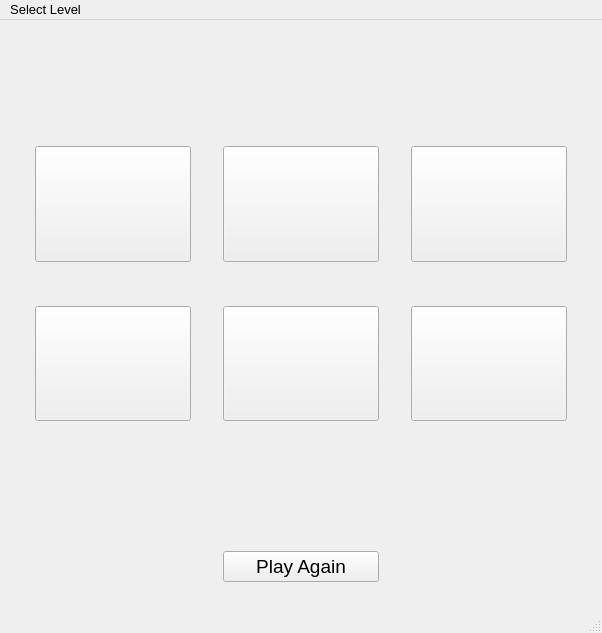
<?xml version="1.0" encoding="UTF-8"?>
<ui version="4.0">
 <class>BeginnerWindow</class>
 <widget class="QMainWindow" name="BeginnerWindow">
  <property name="geometry">
   <rect>
    <x>0</x>
    <y>0</y>
    <width>602</width>
    <height>633</height>
   </rect>
  </property>
  <property name="sizePolicy">
   <sizepolicy hsizetype="Preferred" vsizetype="Preferred">
    <horstretch>0</horstretch>
    <verstretch>0</verstretch>
   </sizepolicy>
  </property>
  <property name="font">
   <font>
    <pointsize>10</pointsize>
    <weight>50</weight>
    <bold>false</bold>
   </font>
  </property>
  <property name="acceptDrops">
   <bool>true</bool>
  </property>
  <property name="windowTitle">
   <string>Target Sum - Sum Up Faster !!</string>
  </property>
  <property name="windowIcon">
   <iconset resource="res.qrc">
    <normaloff>:/img/img/add1.png</normaloff>:/img/img/add1.png</iconset>
  </property>
  <widget class="QWidget" name="centralwidget">
   <layout class="QGridLayout" name="gridLayout">
    <item row="3" column="5">
     <widget class="QPushButton" name="btn2">
      <property name="sizePolicy">
       <sizepolicy hsizetype="Minimum" vsizetype="Preferred">
        <horstretch>0</horstretch>
        <verstretch>0</verstretch>
       </sizepolicy>
      </property>
      <property name="font">
       <font>
        <pointsize>16</pointsize>
        <weight>50</weight>
        <bold>false</bold>
       </font>
      </property>
      <property name="text">
       <string/>
      </property>
     </widget>
    </item>
    <item row="1" column="1" colspan="5">
     <layout class="QVBoxLayout" name="verticalLayout">
      <item>
       <spacer name="horizontalSpacer">
        <property name="orientation">
         <enum>Qt::Horizontal</enum>
        </property>
        <property name="sizeHint" stdset="0">
         <size>
          <width>40</width>
          <height>20</height>
         </size>
        </property>
       </spacer>
      </item>
      <item>
       <widget class="QLabel" name="Targetlbl">
        <property name="font">
         <font>
          <pointsize>24</pointsize>
          <weight>75</weight>
          <bold>true</bold>
         </font>
        </property>
        <property name="text">
         <string/>
        </property>
        <property name="alignment">
         <set>Qt::AlignCenter</set>
        </property>
       </widget>
      </item>
      <item>
       <spacer name="horizontalSpacer_2">
        <property name="orientation">
         <enum>Qt::Horizontal</enum>
        </property>
        <property name="sizeHint" stdset="0">
         <size>
          <width>40</width>
          <height>20</height>
         </size>
        </property>
       </spacer>
      </item>
     </layout>
    </item>
    <item row="3" column="3">
     <widget class="QPushButton" name="btn1">
      <property name="sizePolicy">
       <sizepolicy hsizetype="Minimum" vsizetype="Preferred">
        <horstretch>0</horstretch>
        <verstretch>0</verstretch>
       </sizepolicy>
      </property>
      <property name="font">
       <font>
        <pointsize>16</pointsize>
        <weight>50</weight>
        <bold>false</bold>
       </font>
      </property>
      <property name="text">
       <string/>
      </property>
     </widget>
    </item>
    <item row="7" column="3">
     <widget class="QPushButton" name="btn4">
      <property name="sizePolicy">
       <sizepolicy hsizetype="Minimum" vsizetype="Preferred">
        <horstretch>0</horstretch>
        <verstretch>0</verstretch>
       </sizepolicy>
      </property>
      <property name="font">
       <font>
        <pointsize>16</pointsize>
        <weight>50</weight>
        <bold>false</bold>
       </font>
      </property>
      <property name="text">
       <string/>
      </property>
     </widget>
    </item>
    <item row="8" column="5">
     <spacer name="horizontalSpacer_11">
      <property name="orientation">
       <enum>Qt::Horizontal</enum>
      </property>
      <property name="sizeHint" stdset="0">
       <size>
        <width>40</width>
        <height>20</height>
       </size>
      </property>
     </spacer>
    </item>
    <item row="7" column="2">
     <spacer name="verticalSpacer_5">
      <property name="orientation">
       <enum>Qt::Vertical</enum>
      </property>
      <property name="sizeHint" stdset="0">
       <size>
        <width>20</width>
        <height>40</height>
       </size>
      </property>
     </spacer>
    </item>
    <item row="7" column="1">
     <widget class="QPushButton" name="btn3">
      <property name="sizePolicy">
       <sizepolicy hsizetype="Minimum" vsizetype="Preferred">
        <horstretch>0</horstretch>
        <verstretch>0</verstretch>
       </sizepolicy>
      </property>
      <property name="font">
       <font>
        <pointsize>16</pointsize>
        <weight>50</weight>
        <bold>false</bold>
       </font>
      </property>
      <property name="text">
       <string/>
      </property>
     </widget>
    </item>
    <item row="7" column="4">
     <spacer name="verticalSpacer_2">
      <property name="orientation">
       <enum>Qt::Vertical</enum>
      </property>
      <property name="sizeHint" stdset="0">
       <size>
        <width>20</width>
        <height>40</height>
       </size>
      </property>
     </spacer>
    </item>
    <item row="8" column="1">
     <spacer name="horizontalSpacer_10">
      <property name="orientation">
       <enum>Qt::Horizontal</enum>
      </property>
      <property name="sizeHint" stdset="0">
       <size>
        <width>40</width>
        <height>20</height>
       </size>
      </property>
     </spacer>
    </item>
    <item row="0" column="3">
     <widget class="QLabel" name="Levellbl">
      <property name="font">
       <font>
        <pointsize>14</pointsize>
        <weight>50</weight>
        <bold>false</bold>
       </font>
      </property>
      <property name="text">
       <string/>
      </property>
      <property name="alignment">
       <set>Qt::AlignCenter</set>
      </property>
     </widget>
    </item>
    <item row="1" column="0" rowspan="11">
     <spacer name="verticalSpacer_4">
      <property name="orientation">
       <enum>Qt::Vertical</enum>
      </property>
      <property name="sizeHint" stdset="0">
       <size>
        <width>20</width>
        <height>40</height>
       </size>
      </property>
     </spacer>
    </item>
    <item row="6" column="5">
     <spacer name="horizontalSpacer_8">
      <property name="orientation">
       <enum>Qt::Horizontal</enum>
      </property>
      <property name="sizeHint" stdset="0">
       <size>
        <width>40</width>
        <height>20</height>
       </size>
      </property>
     </spacer>
    </item>
    <item row="6" column="3">
     <spacer name="horizontalSpacer_7">
      <property name="orientation">
       <enum>Qt::Horizontal</enum>
      </property>
      <property name="sizeHint" stdset="0">
       <size>
        <width>40</width>
        <height>20</height>
       </size>
      </property>
     </spacer>
    </item>
    <item row="8" column="3">
     <spacer name="horizontalSpacer_4">
      <property name="orientation">
       <enum>Qt::Horizontal</enum>
      </property>
      <property name="sizeHint" stdset="0">
       <size>
        <width>40</width>
        <height>20</height>
       </size>
      </property>
     </spacer>
    </item>
    <item row="3" column="1">
     <widget class="QPushButton" name="btn0">
      <property name="sizePolicy">
       <sizepolicy hsizetype="Minimum" vsizetype="Preferred">
        <horstretch>0</horstretch>
        <verstretch>0</verstretch>
       </sizepolicy>
      </property>
      <property name="font">
       <font>
        <pointsize>16</pointsize>
        <weight>50</weight>
        <bold>false</bold>
       </font>
      </property>
      <property name="text">
       <string/>
      </property>
     </widget>
    </item>
    <item row="3" column="2">
     <spacer name="verticalSpacer">
      <property name="orientation">
       <enum>Qt::Vertical</enum>
      </property>
      <property name="sizeHint" stdset="0">
       <size>
        <width>20</width>
        <height>40</height>
       </size>
      </property>
     </spacer>
    </item>
    <item row="3" column="4">
     <spacer name="verticalSpacer_6">
      <property name="orientation">
       <enum>Qt::Vertical</enum>
      </property>
      <property name="sizeHint" stdset="0">
       <size>
        <width>20</width>
        <height>40</height>
       </size>
      </property>
     </spacer>
    </item>
    <item row="9" column="1" colspan="5">
     <layout class="QVBoxLayout" name="verticalLayout_2">
      <item>
       <widget class="QLabel" name="Statuslbl">
        <property name="font">
         <font>
          <pointsize>14</pointsize>
          <weight>50</weight>
          <bold>false</bold>
         </font>
        </property>
        <property name="text">
         <string/>
        </property>
        <property name="alignment">
         <set>Qt::AlignCenter</set>
        </property>
       </widget>
      </item>
      <item>
       <spacer name="horizontalSpacer_5">
        <property name="orientation">
         <enum>Qt::Horizontal</enum>
        </property>
        <property name="sizeHint" stdset="0">
         <size>
          <width>40</width>
          <height>20</height>
         </size>
        </property>
       </spacer>
      </item>
      <item>
       <widget class="QLabel" name="Timerlbl">
        <property name="font">
         <font>
          <pointsize>12</pointsize>
          <weight>50</weight>
          <bold>false</bold>
         </font>
        </property>
        <property name="text">
         <string/>
        </property>
        <property name="alignment">
         <set>Qt::AlignCenter</set>
        </property>
       </widget>
      </item>
      <item>
       <spacer name="horizontalSpacer_9">
        <property name="orientation">
         <enum>Qt::Horizontal</enum>
        </property>
        <property name="sizeHint" stdset="0">
         <size>
          <width>40</width>
          <height>20</height>
         </size>
        </property>
       </spacer>
      </item>
     </layout>
    </item>
    <item row="11" column="3">
     <widget class="QPushButton" name="Againbtn">
      <property name="font">
       <font>
        <pointsize>14</pointsize>
        <weight>50</weight>
        <bold>false</bold>
       </font>
      </property>
      <property name="text">
       <string>Play Again</string>
      </property>
     </widget>
    </item>
    <item row="6" column="1">
     <spacer name="horizontalSpacer_6">
      <property name="orientation">
       <enum>Qt::Horizontal</enum>
      </property>
      <property name="sizeHint" stdset="0">
       <size>
        <width>40</width>
        <height>20</height>
       </size>
      </property>
     </spacer>
    </item>
    <item row="1" column="6" rowspan="11">
     <spacer name="verticalSpacer_3">
      <property name="orientation">
       <enum>Qt::Vertical</enum>
      </property>
      <property name="sizeHint" stdset="0">
       <size>
        <width>20</width>
        <height>40</height>
       </size>
      </property>
     </spacer>
    </item>
    <item row="7" column="5">
     <widget class="QPushButton" name="btn5">
      <property name="sizePolicy">
       <sizepolicy hsizetype="Minimum" vsizetype="Preferred">
        <horstretch>0</horstretch>
        <verstretch>0</verstretch>
       </sizepolicy>
      </property>
      <property name="font">
       <font>
        <pointsize>16</pointsize>
        <weight>50</weight>
        <bold>false</bold>
       </font>
      </property>
      <property name="text">
       <string/>
      </property>
     </widget>
    </item>
    <item row="12" column="0" colspan="7">
     <spacer name="horizontalSpacer_3">
      <property name="orientation">
       <enum>Qt::Horizontal</enum>
      </property>
      <property name="sizeHint" stdset="0">
       <size>
        <width>40</width>
        <height>20</height>
       </size>
      </property>
     </spacer>
    </item>
   </layout>
  </widget>
  <widget class="QMenuBar" name="menubar">
   <property name="geometry">
    <rect>
     <x>0</x>
     <y>0</y>
     <width>602</width>
     <height>28</height>
    </rect>
   </property>
   <widget class="QMenu" name="menuBeginner">
    <property name="title">
     <string>Select Level</string>
    </property>
    <addaction name="actionBeginner"/>
    <addaction name="actionIntermediate"/>
    <addaction name="actionAdvanced"/>
   </widget>
   <addaction name="menuBeginner"/>
  </widget>
  <widget class="QStatusBar" name="statusbar"/>
  <action name="actionIntermediate">
   <property name="icon">
    <iconset resource="res.qrc">
     <normaloff>:/img/img/B.png</normaloff>:/img/img/B.png</iconset>
   </property>
   <property name="text">
    <string>Intermediate</string>
   </property>
  </action>
  <action name="actionAdvanced">
   <property name="icon">
    <iconset resource="res.qrc">
     <normaloff>:/img/img/R.png</normaloff>:/img/img/R.png</iconset>
   </property>
   <property name="text">
    <string>Advanced</string>
   </property>
  </action>
  <action name="actionBeginner">
   <property name="icon">
    <iconset resource="res.qrc">
     <normaloff>:/img/img/G.png</normaloff>:/img/img/G.png</iconset>
   </property>
   <property name="text">
    <string>Beginner</string>
   </property>
  </action>
 </widget>
 <resources>
  <include location="res.qrc"/>
 </resources>
 <connections/>
</ui>
